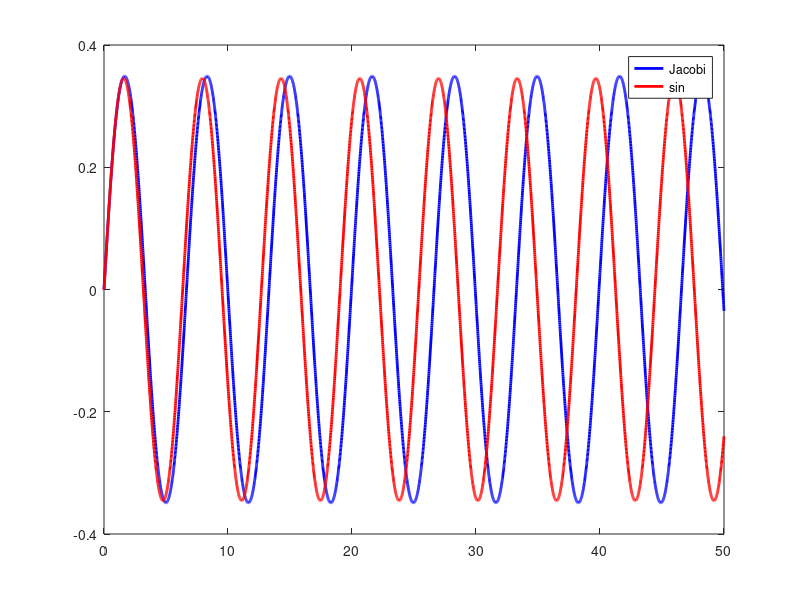

Write MATLAB code to recreate this figure.
% Clase 17
%  02 de Diciembre del 2021
% solución del pendulo

clear all; close all;

g = 9.8; l = 10; omega0 = sqrt(g/l);

k = sin(20*pi/180/2); t = 0:0.01:50;

plot(t, 2*asin(k*ellipj(omega0*t, k)), ...
'-b', 'Linewidth', 2, t,(2*sin(k))*sin(omega0*t), ...
'-r', 'Linewidth', 2)

legend('Jacobi', 'sin')

% Tarea encontrar la velocidad angular del pendulo total